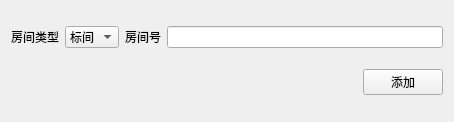
<?xml version="1.0" encoding="UTF-8"?>
<ui version="4.0">
 <class>AddRoomWnd</class>
 <widget class="QWidget" name="AddRoomWnd">
  <property name="geometry">
   <rect>
    <x>0</x>
    <y>0</y>
    <width>454</width>
    <height>122</height>
   </rect>
  </property>
  <property name="windowTitle">
   <string>AddRoomWnd</string>
  </property>
  <layout class="QVBoxLayout" name="verticalLayout">
   <item>
    <layout class="QHBoxLayout" name="horizontalLayout_4">
     <item>
      <layout class="QHBoxLayout" name="horizontalLayout_3">
       <item>
        <widget class="QLabel" name="label_4">
         <property name="text">
          <string>房间类型</string>
         </property>
        </widget>
       </item>
       <item>
        <widget class="QComboBox" name="typeBox">
         <item>
          <property name="text">
           <string>标间</string>
          </property>
         </item>
         <item>
          <property name="text">
           <string>单间</string>
          </property>
         </item>
         <item>
          <property name="text">
           <string>套房</string>
          </property>
         </item>
        </widget>
       </item>
      </layout>
     </item>
     <item>
      <layout class="QHBoxLayout" name="horizontalLayout_2">
       <item>
        <widget class="QLabel" name="label_7">
         <property name="text">
          <string>房间号</string>
         </property>
        </widget>
       </item>
       <item>
        <widget class="QLineEdit" name="IDEdit"/>
       </item>
      </layout>
     </item>
    </layout>
   </item>
   <item>
    <layout class="QHBoxLayout" name="horizontalLayout">
     <item>
      <widget class="QLabel" name="noteLabel">
       <property name="text">
        <string/>
       </property>
      </widget>
     </item>
     <item>
      <widget class="QPushButton" name="addBtn">
       <property name="sizePolicy">
        <sizepolicy hsizetype="Fixed" vsizetype="Fixed">
         <horstretch>0</horstretch>
         <verstretch>0</verstretch>
        </sizepolicy>
       </property>
       <property name="text">
        <string>添加</string>
       </property>
      </widget>
     </item>
    </layout>
   </item>
  </layout>
  <zorder>IDEdit</zorder>
  <zorder>typeBox</zorder>
  <zorder>label_4</zorder>
  <zorder>label_7</zorder>
  <zorder>addBtn</zorder>
  <zorder>addBtn</zorder>
  <zorder>noteLabel</zorder>
  <zorder>addBtn</zorder>
 </widget>
 <layoutdefault spacing="6" margin="11"/>
 <resources/>
 <connections/>
</ui>
